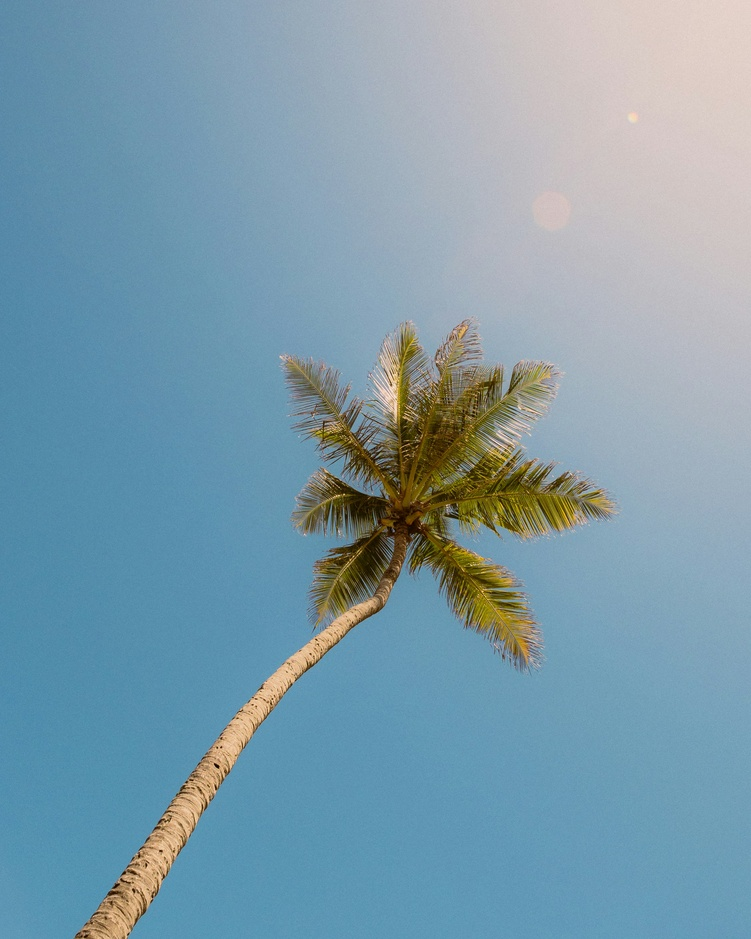
#> input picture images/test.jpg, 751 x 939 px, shrunk from 2566 x 3208 before the run, found by its file name
$ python bitPlaneSlicing.py
#> lines starting #> are read from the running program, lines starting #| are printed output that depends on the picture
import cv2
import numpy as np
import matplotlib.pyplot as plt


def bit_plane_slicing(img):
    planes = []
    for i in range(8):

        plane = (img & (1 << i)) >> i
        plane_img = plane * (2**i)
        planes.append(plane_img)
    return planes


def reconstruct_from_planes(planes):
    reconstructed = np.zeros_like(planes[0], dtype=np.uint8)
    for p in planes:
        reconstructed += p
    return reconstructed


def display_planes(original, planes):
    plt.figure(figsize=(12, 6))
    plt.subplot(3, 5, 1)
    plt.imshow(original, cmap="gray")
    plt.title("Original")
    plt.axis("off")

    for i, plane in enumerate(planes):
        plt.subplot(3, 5, i + 2)
        plt.imshow(plane, cmap="gray")
        plt.title(f"Bit Plane {i}")
        plt.axis("off")

    plt.tight_layout()
    plt.show()


if __name__ == "__main__":
    img_path = "test.jpg"
    gray_img = cv2.imread(img_path, cv2.IMREAD_GRAYSCALE)
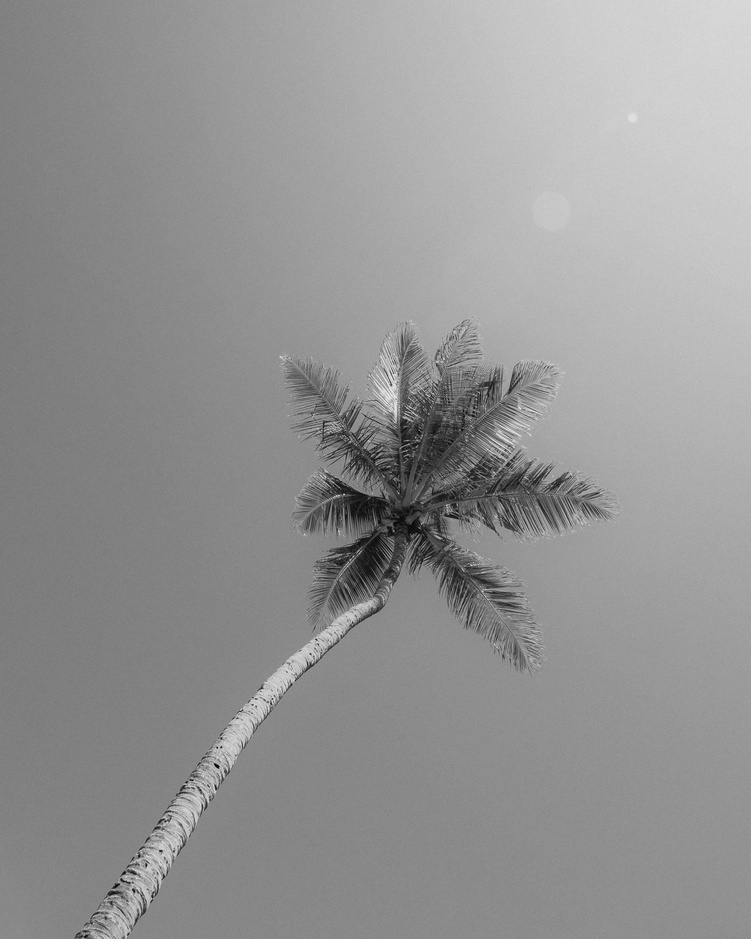
#> gray_img: shape (939, 751); min 3, max 241, mean 148.2

    planes = bit_plane_slicing(gray_img)
#> the loop in bit_plane_slicing, `for i in range(8): ` made 8 passes
#> pass 1, in bit_plane_slicing, `plane = (img & (1 << i)) >> i`:
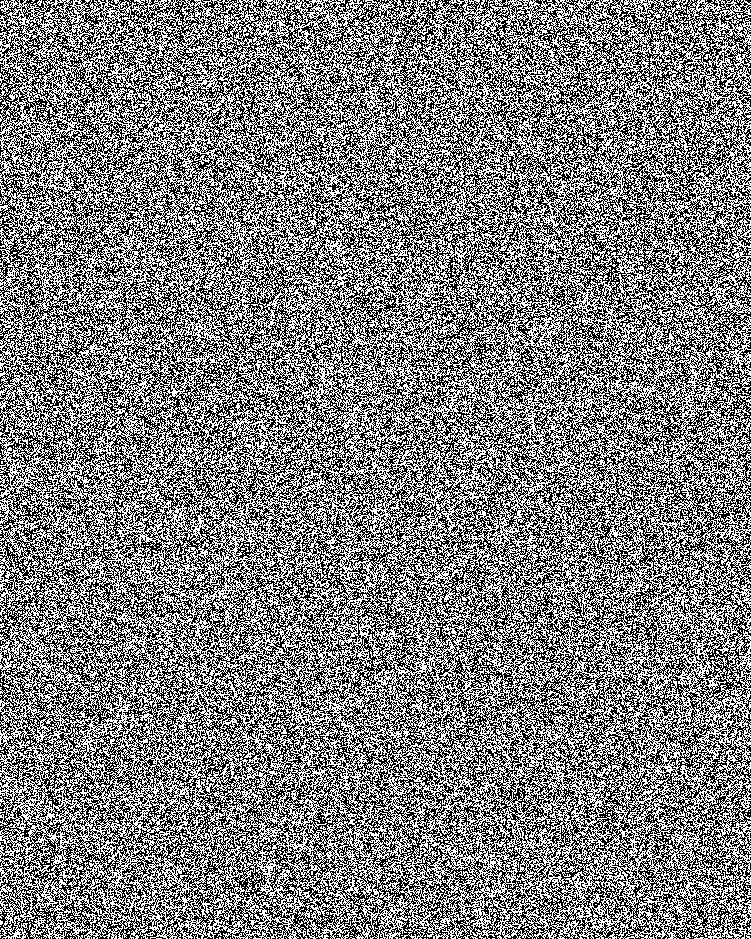
#> plane: shape (939, 751); values 0 (black) and 1 (white), 49.9% white in thin lines or dots
#> pass 2, in bit_plane_slicing, `plane = (img & (1 << i)) >> i`:
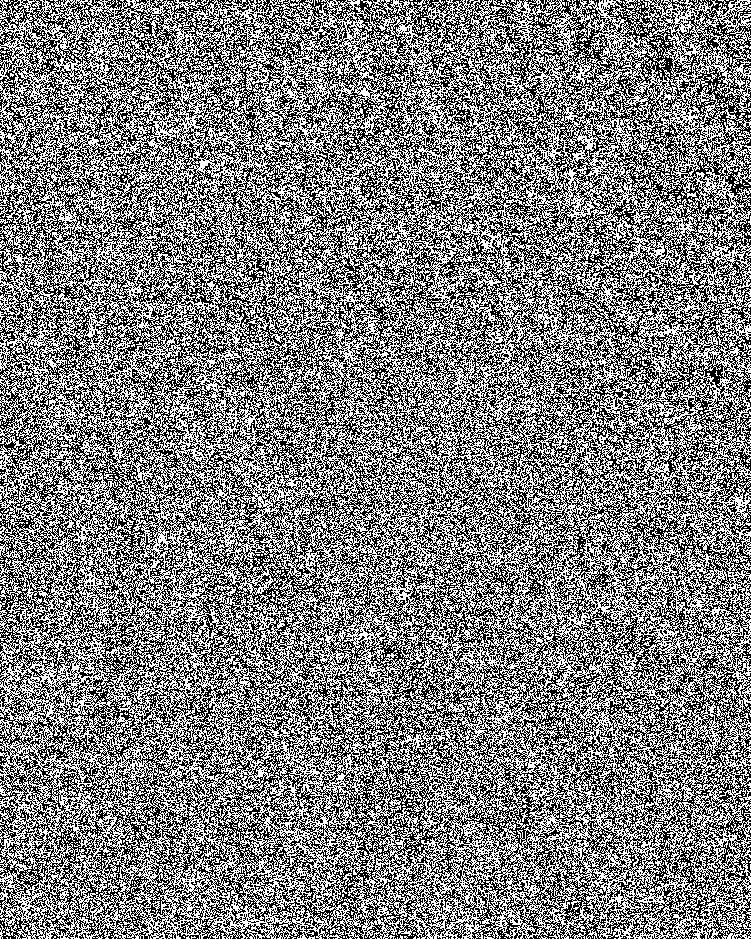
#> plane: shape (939, 751); values 0 (black) and 1 (white), 50% white in thin lines or dots
#> pass 3, in bit_plane_slicing, `plane = (img & (1 << i)) >> i`:
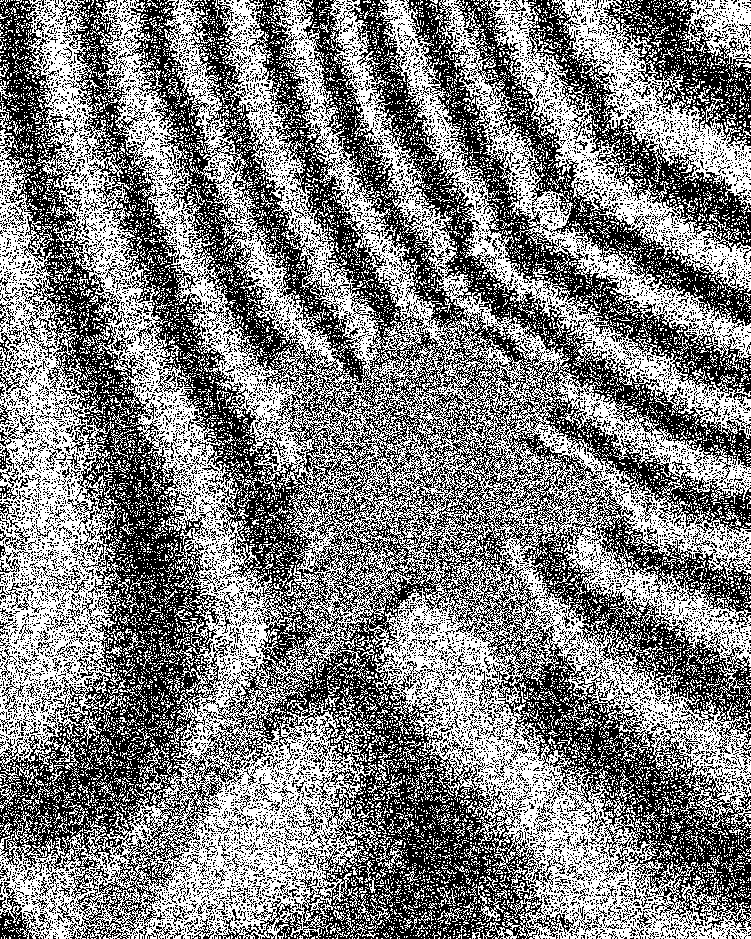
#> plane: shape (939, 751); values 0 (black) and 1 (white), 50.3% white; black in thin lines or dots
#> after the loop in bit_plane_slicing, `for i in range(8):`: planes = 8 items
#> planes = 8 items

    reconstructed_img = reconstruct_from_planes(planes)
#> the loop in reconstruct_from_planes, `for p in planes:` made 8 passes
#> pass 2, in reconstruct_from_planes, `reconstructed += p`:
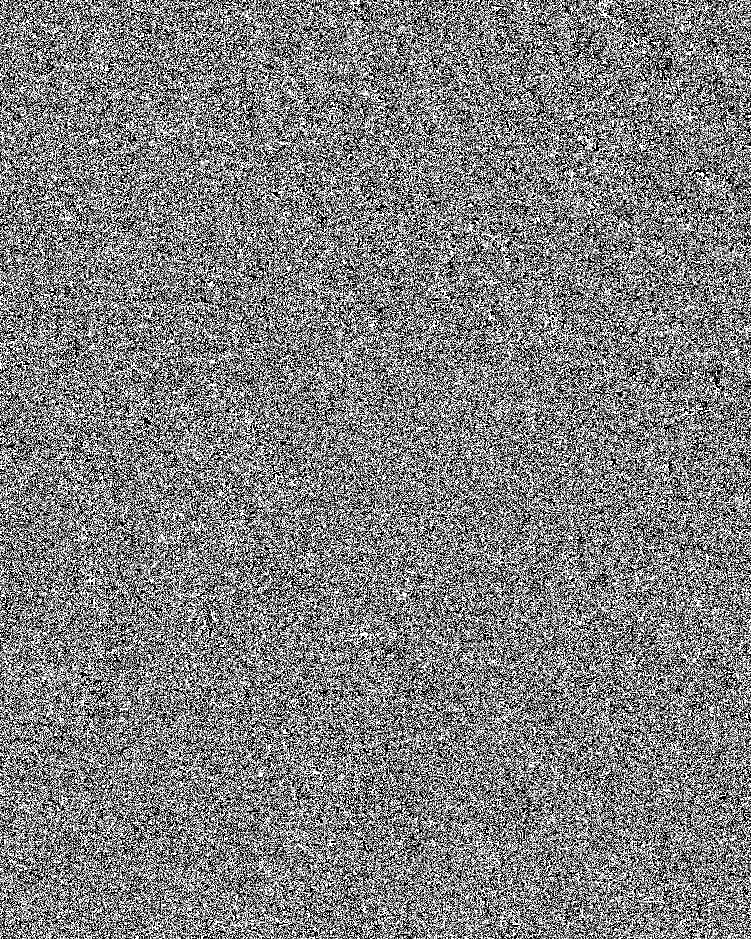
#> reconstructed: shape (939, 751); min 0, max 3, mean 1.5; drawn with min black and max white
#> pass 3, in reconstruct_from_planes, `reconstructed += p`:
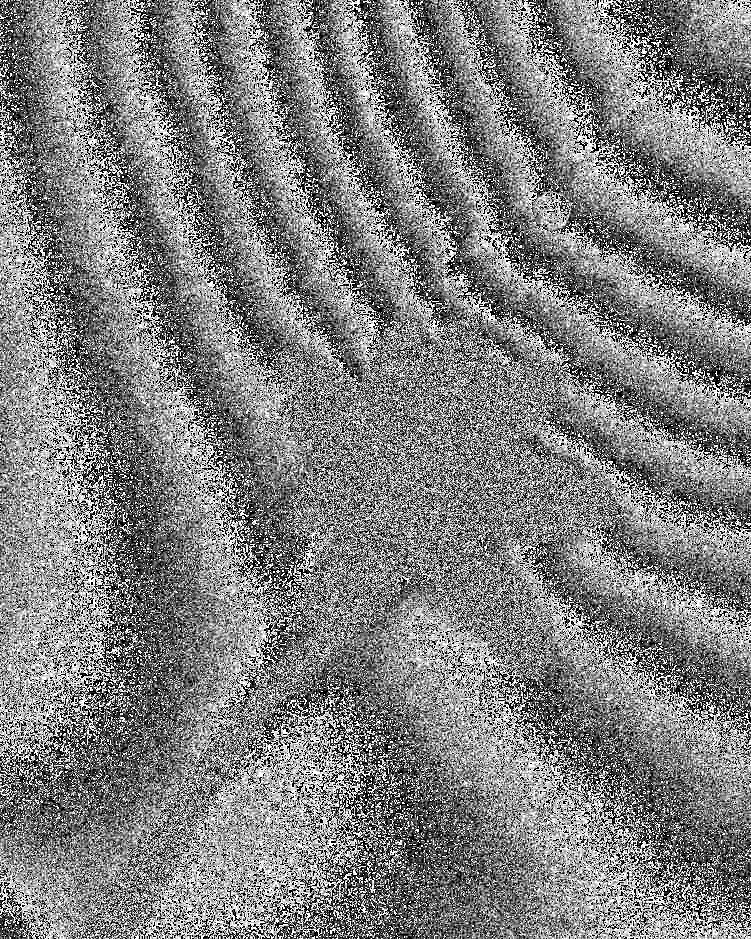
#> reconstructed: shape (939, 751); min 0, max 7, mean 3.51; drawn with min black and max white
    loss = np.sum(gray_img - reconstructed_img)
#> loss = 0

    print(f"Reconstruction Loss: {loss}")
#| Reconstruction Loss: 0
    if loss == 0:
        print("Lossless reconstruction successful!")

    display_planes(gray_img, planes)
#> the loop in display_planes, `for i, plane in enumerate(planes):` made 8 passes
#> in display_planes, `plt.show()`:
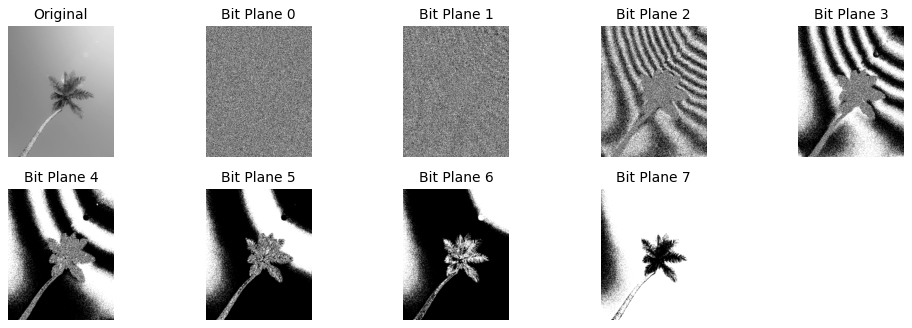
#> figure drawn by matplotlib, 9 panels

$ run again, with images/deer.jpg copied over images/test.jpg
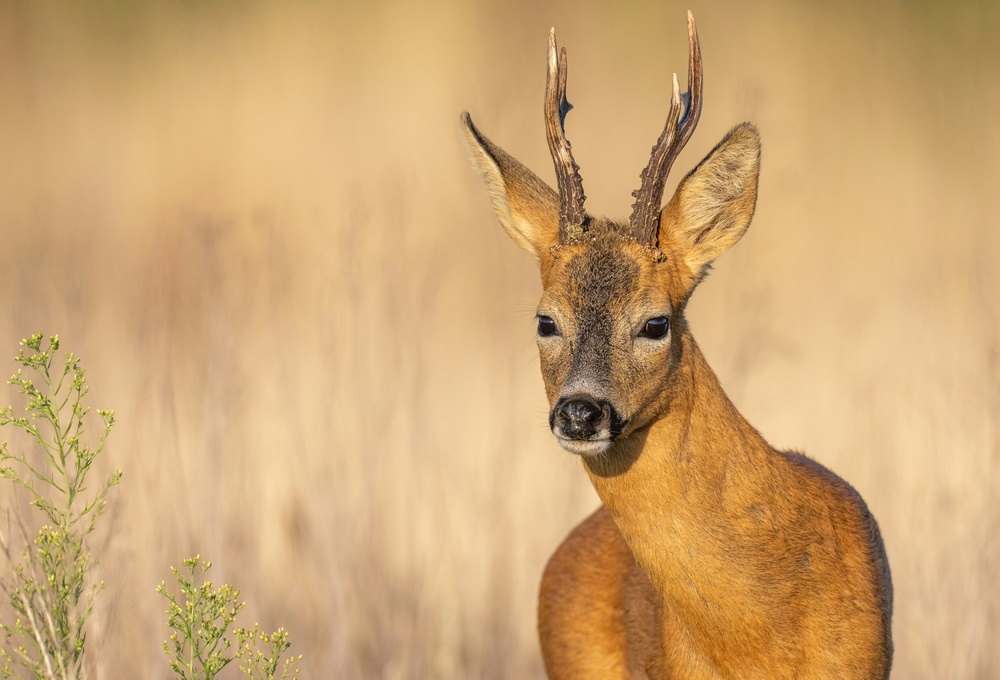
#> input picture images/deer.jpg, 1000 x 680 px, shrunk from 5642 x 3837 before the run, found by its file name
#> the loop in bit_plane_slicing, `for i in range(8): ` made 8 passes
#> pass 1, in bit_plane_slicing, `plane = (img & (1 << i)) >> i`:
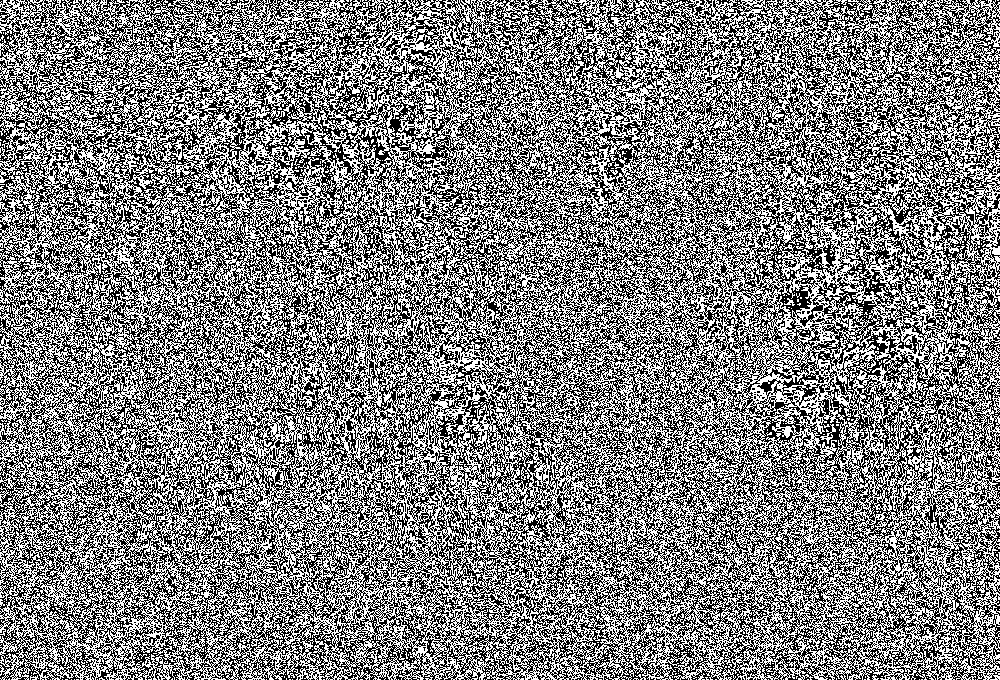
#> plane: shape (680, 1000); values 0 (black) and 1 (white), 50% white; black in thin lines or dots
#> after the loop in bit_plane_slicing, `for i in range(8):`: planes = 8 items
#> the loop in reconstruct_from_planes, `for p in planes:` made 8 passes
#> pass 3, in reconstruct_from_planes, `reconstructed += p`:
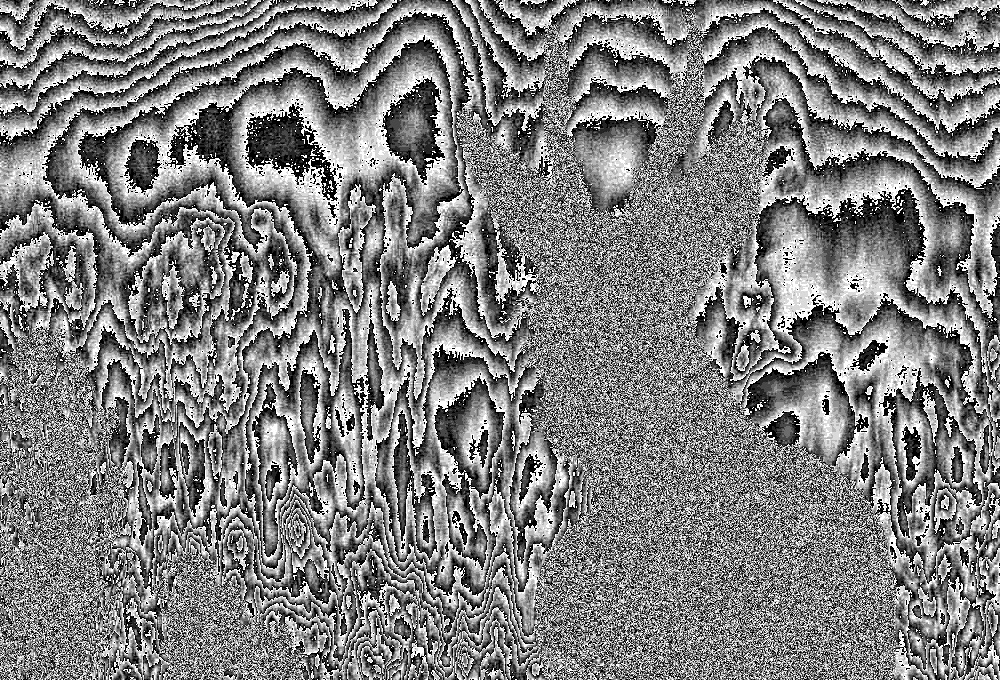
#> reconstructed: shape (680, 1000); min 0, max 7, mean 3.5; drawn with min black and max white
#> loss = 0
#| Reconstruction Loss: 0
#> the loop in display_planes, `for i, plane in enumerate(planes):` made 8 passes

$ run again, with images/flower.jpg copied over images/test.jpg
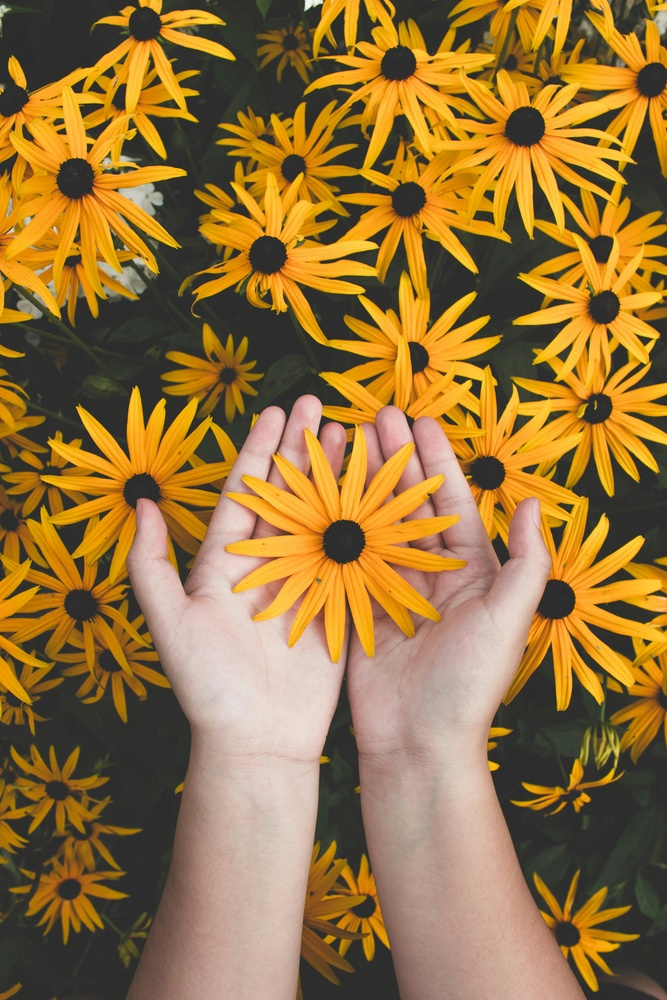
#> input picture images/flower.jpg, 667 x 1000 px, shrunk from 3456 x 5184 before the run, found by its file name
#> the loop in bit_plane_slicing, `for i in range(8): ` made 8 passes
#> pass 1, in bit_plane_slicing, `plane = (img & (1 << i)) >> i`:
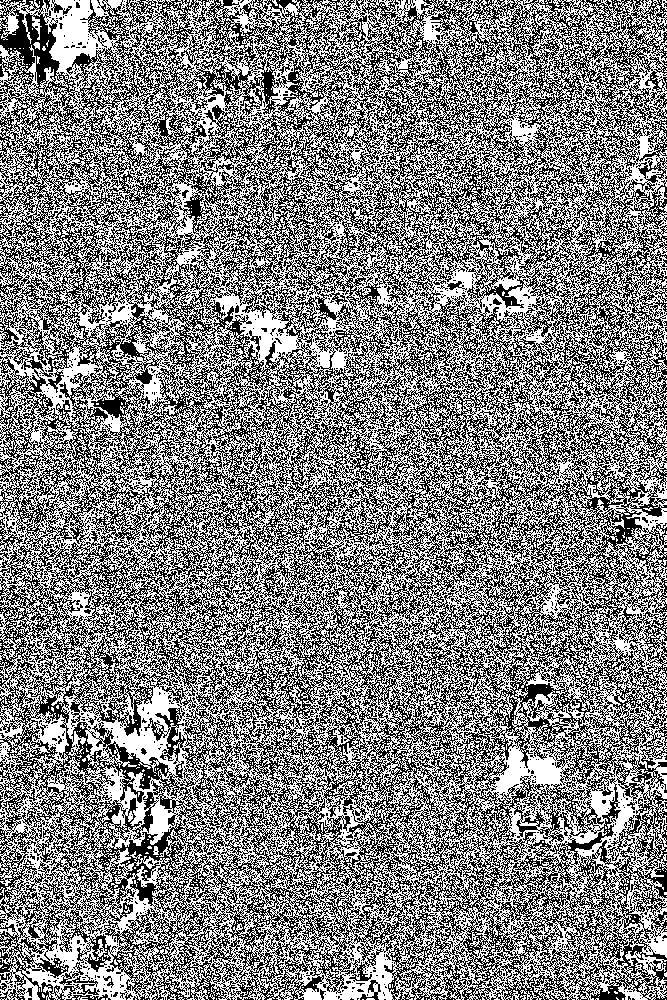
#> plane: shape (1000, 667); values 0 (black) and 1 (white), 51.2% white; black in thin lines or dots
#> after the loop in bit_plane_slicing, `for i in range(8):`: planes = 8 items
#> the loop in reconstruct_from_planes, `for p in planes:` made 8 passes
#> pass 3, in reconstruct_from_planes, `reconstructed += p`:
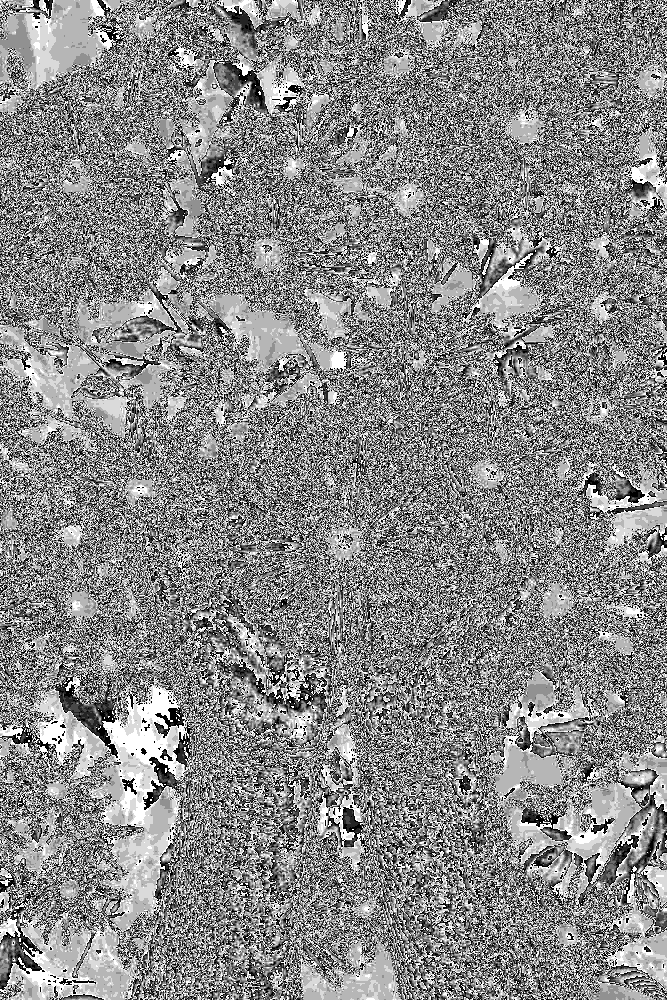
#> reconstructed: shape (1000, 667); min 0, max 7, mean 3.76; drawn with min black and max white
#> loss = 0
#| Reconstruction Loss: 0
#> the loop in display_planes, `for i, plane in enumerate(planes):` made 8 passes
